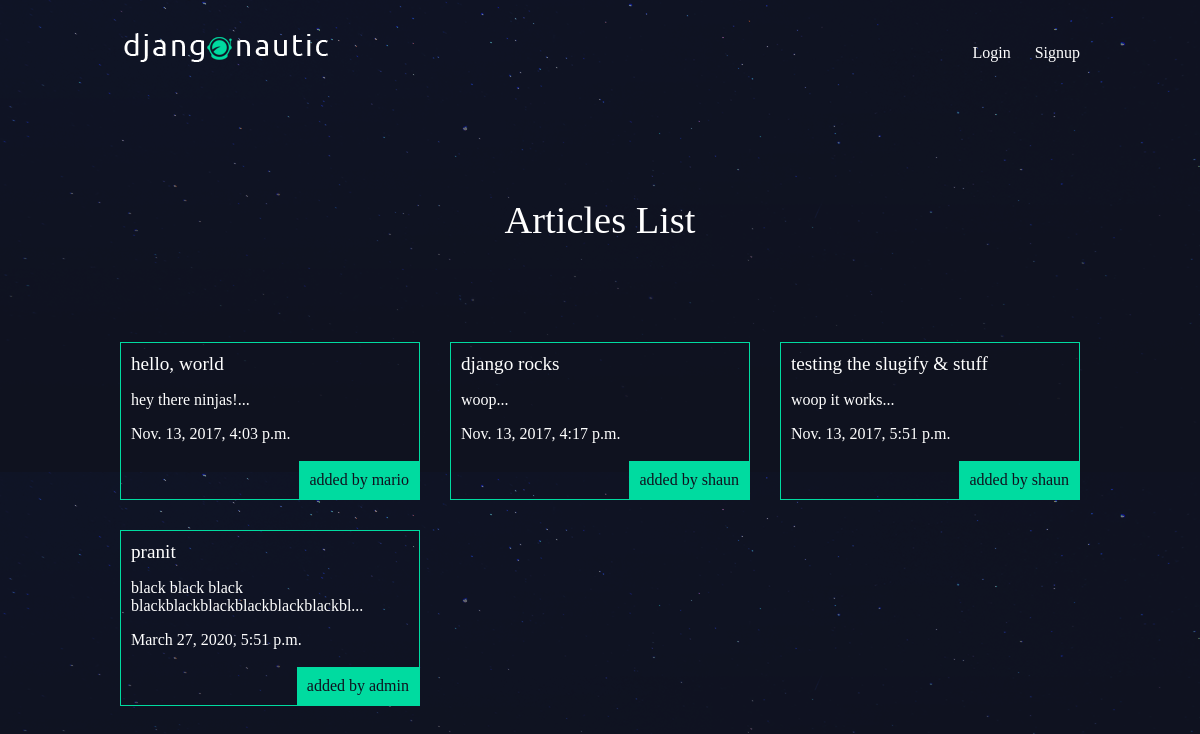
The app's page /articles/ with its own data.
### articles/models.py (models this page shows, shortened)
class Article(models.Model):
    title = models.CharField(max_length=100)
    slug = models.SlugField()
    body = models.TextField()
    date = models.DateTimeField(auto_now_add=True)
    thumb = models.ImageField(default='default.png', blank=True)
    author = models.ForeignKey(User, default=None, on_delete=models.SET_DEFAULT)
    def snippet(self):
        return self.body[:50] + '...'

### articles/views.py (the view)
def article_list(request):
    articles = Article.objects.all().order_by('date');
    return render(request, 'articles/article_list.html', { 'articles': articles })

### articles/templates/articles/article_list.html
{% extends 'base_layout.html' %}
{% block content%}
    <h1>Articles List</h1>
    <div class="articles">
    {% for article in articles %}
        <div class="article">
            <h2><a href="{% url 'articles:detail' slug=article.slug %}">{{ article.title }}</a></h2>
            <p>{{ article.snippet }}</p>
            <p>{{ article.date }}</p>
            <p class="author">added by {{ article.author.username }}</p>
        </div>
    {% endfor %}
    </div>
{% endblock %}

### templates/base_layout.html (shortened to what this page needs)
{% load static from staticfiles %}
<!DOCTYPE html>
<html>
    <head>
        <link rel="stylesheet" href="{% static 'styles.css' %}">
    </head>
    <body>
        <header class="wrapper">
            <h1><a href="{% url 'home' %}"><img src="{% static 'logo.png' %}" alt="djangonautic" /></a></h1>
            <nav>
                <ul>
                    {% if user.is_authenticated %}
                    <li>
                        <form class="logout-link" action="{% url 'accounts:logout' %}" method="post">
                            {% csrf_token %}
                            <button type="submit">Logout</button>
                        </form>
                    </li>
                    <li><a href="{% url 'articles:create' %}" class="highlight">New Article</a></li>
                    {% else %}
                    <li><a href="{% url 'accounts:login' %}">Login</a></li>
                    <li><a href="{% url 'accounts:signup' %}">Signup</a></li>
                    {% endif %}
                </ul>
            </nav>
        </header>
        <div class="wrapper">
            {% block content %}
            {% endblock %}
        </div>
    </body>
</html>

### assets/styles.css (style rules this page uses)
body { background-color: #0f121f; background-image: url(/static/stars.png); background-repeat-y: no-repeat; color: #fff; }
body * { font-family: Ubuntu; }
h1, h2, h3, h4, h5 { font-weight: normal; margin: 0; }
a, a:hover, a:visited { color: #fff; text-decoration: none; }
.wrapper { max-width: 960px; margin: 0 auto; }
div.wrapper > h1 { text-align: center; margin: 100px auto; font-size: 2.4em }
header { display: grid; grid-template-columns: 1fr 1fr; padding: 20px 0; }
nav { justify-self: end; }
nav li { display: inline-block; list-style-type: none; margin-left: 20px; }
.articles { display: grid; grid-template-columns: 1fr 1fr 1fr; grid-gap: 30px; }
.article { padding: 10px; border: 1px solid #00dba0; position: relative; padding-bottom: 40px; }
.article h2 { font-size: 1.2em; }
.article .author { padding: 10px; background: #00dba0; position: absolute; right: 0; bottom: 0; margin: 0; color: #0f121f; }

### records on screen
Article: title "hello, world", snippet "hey there ninjas!...", date "Nov. 13, 2017, 4:03 p.m.", author.username "mario"
Article: title "django rocks", snippet "woop...", date "Nov. 13, 2017, 4:17 p.m.", author.username "shaun"
Article: title "testing the slugify & stuff", snippet "woop it works...", date "Nov. 13, 2017, 5:51 p.m.", author.username "shaun"
Article: title "pranit", snippet "black black black blackblackblackblackblackblackbl...", date "March 27, 2020, 5:51 p.m.", author.username "admin"
